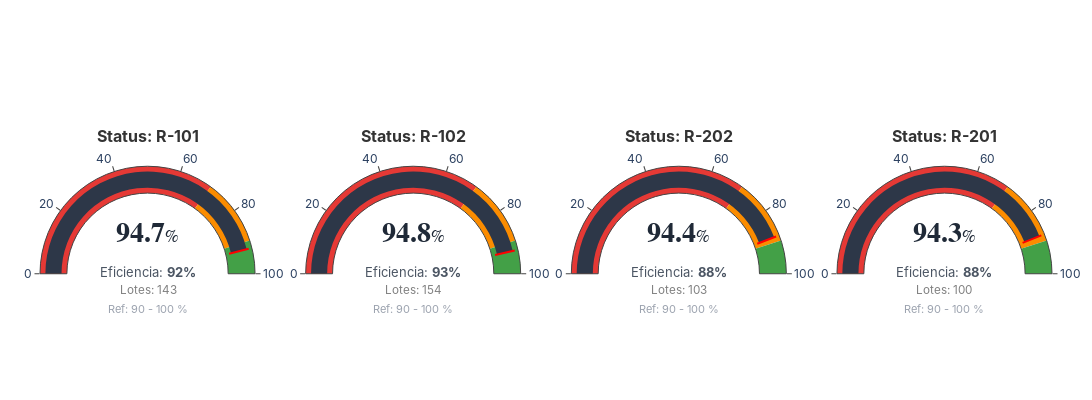

The cell this chart's notebook holds for it:
### Code cell
fig_gauge = plot_gauge_grid(
    df=df,
    group_col="Reactor",
    value_col="Rendimiento_Pct",
    target_ranges=(90, 100),  # Meta global entre 90 y 100
    unit="%",
    label_metric="Eficiencia",
    label_count="Lotes",
    title_prefix="Status:",
    gauge_colors=["#E53935", "#FB8C00", "#43A047"] # Rojo, Naranja, Verde
)
fig_gauge.show()
s3.save_plotly_html(fig_gauge, "gauge_grid.html")

### Figure 1 — Plotly figure (JSON) as saved in the notebook; plotly's stock layout.template omitted (floating-point values rounded to 4 significant figures)
{"data": [{"domain": {"x": [0, 0.2125], "y": [0, 1]}, "gauge": {"axis": {"range": [0, 100], "tickformat": ".0f"}, "bar": {"color": "#2D3748", "thickness": 0.6}, "bgcolor": "white", "steps": [{"color": "#E53935", "range": [0, 70]}, {"color": "#FB8C00", "range": [70, 90]}, {"color": "#43A047", "range": [90, 100]}], "threshold": {"line": {"color": "red", "width": 2}, "thickness": 0.75, "value": 92.31}}, "mode": "gauge", "title": {"font": {"color": "#333333", "size": 16}, "text": "<b>Status: R-101</b>"}, "type": "indicator", "value": 92.31}, {"domain": {"x": [0.2625, 0.475], "y": [0, 1]}, "gauge": {"axis": {"range": [0, 100], "tickformat": ".0f"}, "bar": {"color": "#2D3748", "thickness": 0.6}, "bgcolor": "white", "steps": [{"color": "#E53935", "range": [0, 70]}, {"color": "#FB8C00", "range": [70, 90]}, {"color": "#43A047", "range": [90, 100]}], "threshold": {"line": {"color": "red", "width": 2}, "thickness": 0.75, "value": 92.86}}, "mode": "gauge", "title": {"font": {"color": "#333333", "size": 16}, "text": "<b>Status: R-102</b>"}, "type": "indicator", "value": 92.86}, {"domain": {"x": [0.525, 0.7375], "y": [0, 1]}, "gauge": {"axis": {"range": [0, 100], "tickformat": ".0f"}, "bar": {"color": "#2D3748", "thickness": 0.6}, "bgcolor": "white", "steps": [{"color": "#E53935", "range": [0, 70]}, {"color": "#FB8C00", "range": [70, 90]}, {"color": "#43A047", "range": [90, 100]}], "threshold": {"line": {"color": "red", "width": 2}, "thickness": 0.75, "value": 88.35}}, "mode": "gauge", "title": {"font": {"color": "#333333", "size": 16}, "text": "<b>Status: R-202</b>"}, "type": "indicator", "value": 88.35}, {"domain": {"x": [0.7875, 1], "y": [0, 1]}, "gauge": {"axis": {"range": [0, 100], "tickformat": ".0f"}, "bar": {"color": "#2D3748", "thickness": 0.6}, "bgcolor": "white", "steps": [{"color": "#E53935", "range": [0, 70]}, {"color": "#FB8C00", "range": [70, 90]}, {"color": "#43A047", "range": [90, 100]}], "threshold": {"line": {"color": "red", "width": 2}, "thickness": 0.75, "value": 88}}, "mode": "gauge", "title": {"font": {"color": "#333333", "size": 16}, "text": "<b>Status: R-201</b>"}, "type": "indicator", "value": 88}], "layout": {"annotations": [{"font": {"color": "#1F2937", "family": "Arial", "size": 28}, "showarrow": false, "text": "<b>94.7</b><span style='font-size:0.6em'>%</span>", "x": 0.1062, "xanchor": "center", "xref": "paper", "y": 0.45, "yref": "paper"}, {"align": "center", "font": {"color": "#4B5563", "size": 13}, "showarrow": false, "text": "Eficiencia: <b>92%</b><br><span style='font-size:0.9em; color:gray'>Lotes: 143</span>", "x": 0.1062, "xanchor": "center", "xref": "paper", "y": 0.35, "yanchor": "top", "yref": "paper"}, {"font": {"color": "#9CA3AF", "size": 11}, "showarrow": false, "text": "Ref: 90 - 100 %", "x": 0.1062, "xanchor": "center", "xref": "paper", "y": 0.15, "yref": "paper"}, {"font": {"color": "#1F2937", "family": "Arial", "size": 28}, "showarrow": false, "text": "<b>94.8</b><span style='font-size:0.6em'>%</span>", "x": 0.3688, "xanchor": "center", "xref": "paper", "y": 0.45, "yref": "paper"}, {"align": "center", "font": {"color": "#4B5563", "size": 13}, "showarrow": false, "text": "Eficiencia: <b>93%</b><br><span style='font-size:0.9em; color:gray'>Lotes: 154</span>", "x": 0.3688, "xanchor": "center", "xref": "paper", "y": 0.35, "yanchor": "top", "yref": "paper"}, {"font": {"color": "#9CA3AF", "size": 11}, "showarrow": false, "text": "Ref: 90 - 100 %", "x": 0.3688, "xanchor": "center", "xref": "paper", "y": 0.15, "yref": "paper"}, {"font": {"color": "#1F2937", "family": "Arial", "size": 28}, "showarrow": false, "text": "<b>94.4</b><span style='font-size:0.6em'>%</span>", "x": 0.6312, "xanchor": "center", "xref": "paper", "y": 0.45, "yref": "paper"}, {"align": "center", "font": {"color": "#4B5563", "size": 13}, "showarrow": false, "text": "Eficiencia: <b>88%</b><br><span style='font-size:0.9em; color:gray'>Lotes: 103</span>", "x": 0.6312, "xanchor": "center", "xref": "paper", "y": 0.35, "yanchor": "top", "yref": "paper"}, {"font": {"color": "#9CA3AF", "size": 11}, "showarrow": false, "text": "Ref: 90 - 100 %", "x": 0.6312, "xanchor": "center", "xref": "paper", "y": 0.15, "yref": "paper"}, {"font": {"color": "#1F2937", "family": "Arial", "size": 28}, "showarrow": false, "text": "<b>94.3</b><span style='font-size:0.6em'>%</span>", "x": 0.8938, "xanchor": "center", "xref": "paper", "y": 0.45, "yref": "paper"}, {"align": "center", "font": {"color": "#4B5563", "size": 13}, "showarrow": false, "text": "Eficiencia: <b>88%</b><br><span style='font-size:0.9em; color:gray'>Lotes: 100</span>", "x": 0.8938, "xanchor": "center", "xref": "paper", "y": 0.35, "yanchor": "top", "yref": "paper"}, {"font": {"color": "#9CA3AF", "size": 11}, "showarrow": false, "text": "Ref: 90 - 100 %", "x": 0.8938, "xanchor": "center", "xref": "paper", "y": 0.15, "yref": "paper"}], "font": {"family": "Inter, sans-serif"}, "height": 400, "margin": {"b": 40, "l": 40, "r": 40, "t": 80}, "width": 1100}}
